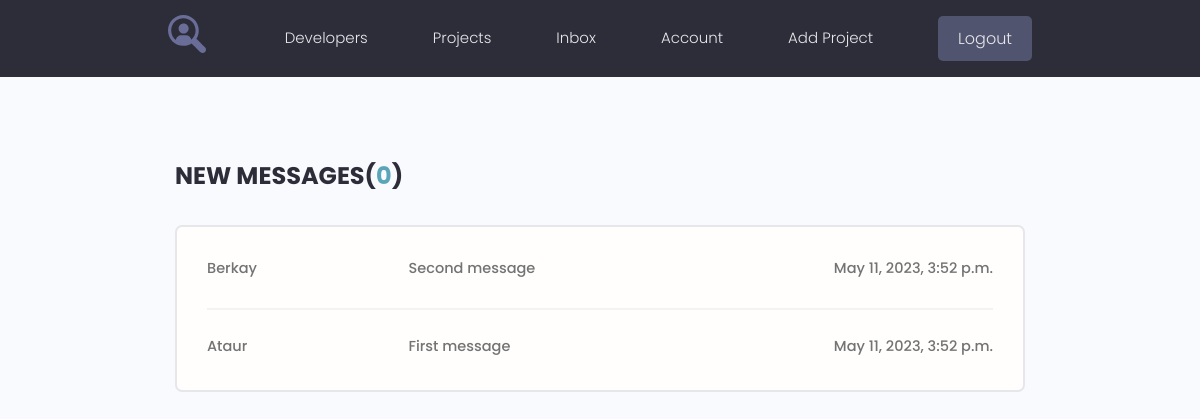
The page /inbox/ (signed in) on the database its author committed.
### users/models.py (models this page shows, shortened)
class Message(models.Model):
    sender = models.ForeignKey(Profile, on_delete=models.SET_NULL, null=True, blank=True)
    recipient = models.ForeignKey(Profile, on_delete=models.SET_NULL, null=True, blank=True, related_name='messages')
    name = models.CharField(max_length=200, null=True, blank=True)
    email = models.EmailField(max_length=200, null=True, blank=True)
    subject = models.CharField(max_length=200, null=True, blank=True)
    body = models.TextField()
    is_read = models.BooleanField(default=False)
    created = models.DateTimeField(auto_now_add=True)
    class Meta:
        ordering = ['is_read', '-created']

### users/views.py (the view)
# urls.py: path('inbox/', views.inbox, name='inbox'),
@login_required(login_url='login')
def inbox(request):
    profile = request.user.profile
    messages_requests = profile.messages.all()
    unread_count = messages_requests.filter(is_read=False).count()
    context = {'messages_requests': messages_requests, 'unread_count': unread_count}
    return render(request, 'users/inbox.html', context)

### users/templates/users/inbox.html
{% extends 'projects/base.html' %}
{% block content %}
  <main class="inbox my-xl">
    <div class="content-box">
      <h3 class="inbox__title">New Messages(<span>{{ unread_count }}</span>)</h3>
      <ul class="messages">
        {% for message in messages_requests %}
          {% if message.is_read == False %}
            <li class="message message--unread">
          {% else %}
            <li class="message">
          {% endif %}
              <a href="{% url 'message' message.id %}">
                <span class="message__author">{{message.name}}</span>
                <span class="message__subject">{{message.subject}}</span>
                <span class="message__date">{{message.created}}</span>
              </a>
            </li>
        {% endfor %}
      </ul>
    </div>
  </main>
{% endblock %}

### projects/static/styles/app.css (style rules this page uses)
:root { --color-sub: #2d2d39; }
.content-box { width: 95%; max-width: 85rem; margin: 0 auto; }
.inbox { height: 90vh; }
.inbox__title, .inbox__title span { font-size: 2.4rem; font-weight: 700; color: var(--color-sub); text-transform: uppercase; text-align: left; margin-bottom: 3rem; }
.inbox__title span { color: var(--color-main); }
.messages { list-style: none; background: var(--color-white); padding: 0.5rem 3rem; border: 2px solid var(--color-light); border-radius: 0.7rem; }
.message { padding: 2.5rem 0; }
.message > a span { font-size: 1.45rem; font-weight: 500; }
.message:not(:last-child) { border-bottom: 2px solid var(--color-white-light); }
.message > a { display: flex; gap: 1rem; }
.message__author, .message__date { flex-basis: 25%; }
.message__subject { flex-basis: 50%; }
.message__date { text-align: right; }

### projects/static/uikit/styles/modules/_variables.css (style rules this page uses)
:root { --color-main: #5aa5b9; --color-main-light: #e6faff; --color-sub: #3f4156; --color-sub-light: #51546e; --color-sub-lighter: #ededfd; --color-text: #737373; --color-gray: #8b8b8b; --color-light: #e5e7eb; --color-light-gray: #767676; --color-bg: #f8fafd; --color-white: #fffefd; --color-white-light: #f3f3f3; --color-success: #359e64; --color-success-bg: #def8e8; --color-error: #fc4b0b; --color-error-bg: #fff2ee; --font-base: 'Poppins', arial, helvetica, 'Segoe UI', roboto, ubuntu, sans-serif; --font-monospace: 'Fira Code', 'Courier New', courier, monospace; --font-regular: 300; --font-medium: 500; --font-bold: 700; --generic-shadow: 1px 1px 5px #00000010; --generic-transition: all 0.3s ease-in-out; }

### projects/static/uikit/styles/modules/_base.css (style rules this page uses)
* { margin: 0; padding: 0; box-sizing: border-box; text-rendering: optimizeLegibility; color: inherit; font-size: inherit; }
html { font-size: 50%; }
@media only screen and (min-width: 480px) { html { font-size: 56.25%; } }
@media only screen and (min-width: 1200px) { html { font-size: 62.5%; } }
body { line-height: 1.6; font-weight: 400; font-size: 1.5rem; color: var(--color-text); background-color: var(--color-bg); min-height: 100vh; }

### projects/static/uikit/styles/modules/_typography.css (style rules this page uses)
* { font-family: var(--font-base); }
h3 { font-size: 3.2rem; font-weight: var(--font-medium); }
p, span, strong { font-size: 1.6rem; color: var(--color-text); font-weight: var(--font-regular); }
a { padding-bottom: 2px; text-decoration: none; display: inline-block; color: var(--color-main); font-weight: var(--font-medium); }

### projects/static/uikit/styles/modules/_utilities.css (style rules this page uses)
.my-xl { margin: 8rem auto; }

### rows shown on the page
Message: name "Berkay", subject "Second message", created "May 11, 2023, 3:52 p.m."
Message: name "Ataur", subject "First message", created "May 11, 2023, 3:52 p.m."

### other values the page prints
{{ unread_count }} "0"
